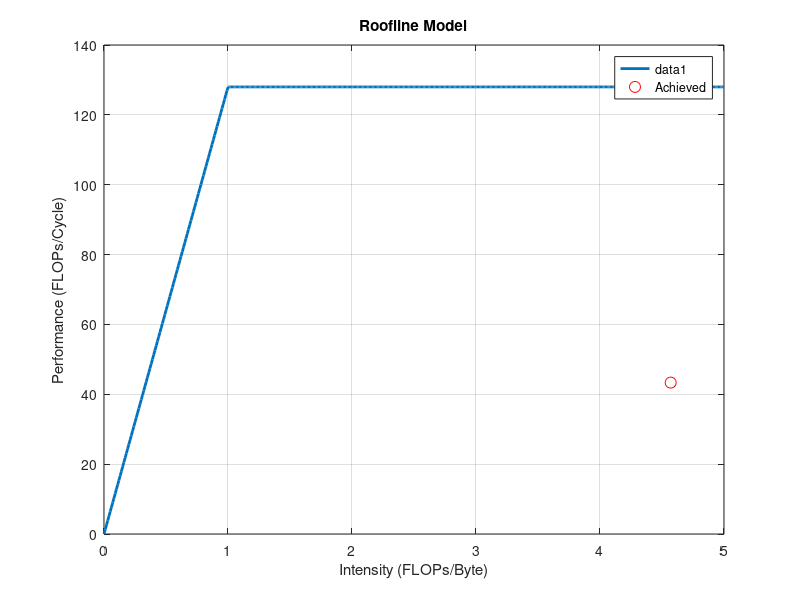

This chart was generated by the following MATLAB code:
%% set constants
BW = 128;

%% set intensity
x = linspace(0, 5, 500);

%% calculate performance
y = BW*ones(size(x));
mask = (x>=0) & (x<=1);
y(mask) = BW .* x(mask);

%% plot roofline model
plot(x, y, 'LineWidth', 2);
xlabel('Intensity (FLOPs/Byte)');
ylabel('Performance (FLOPs/Cycle)');
title('Roofline Model');
grid on;
hold on;

%% plot achieved performance - intensity point
achieved_I = 4.57;
achieved_P = 65536.0/1512.0;
plot(achieved_I, achieved_P, 'ro', 'MarkerSize', 8, 'DisplayName', 'Achieved');
legend show;
hold off;

%% print percentage of achieved performance
percentage = (achieved_P / BW) * 100;
fprintf('Achieved performance: %.2f FLOPs/Cycle\n', achieved_P);
fprintf('Percentage of roofline performance: %.2f%%\n', percentage);
